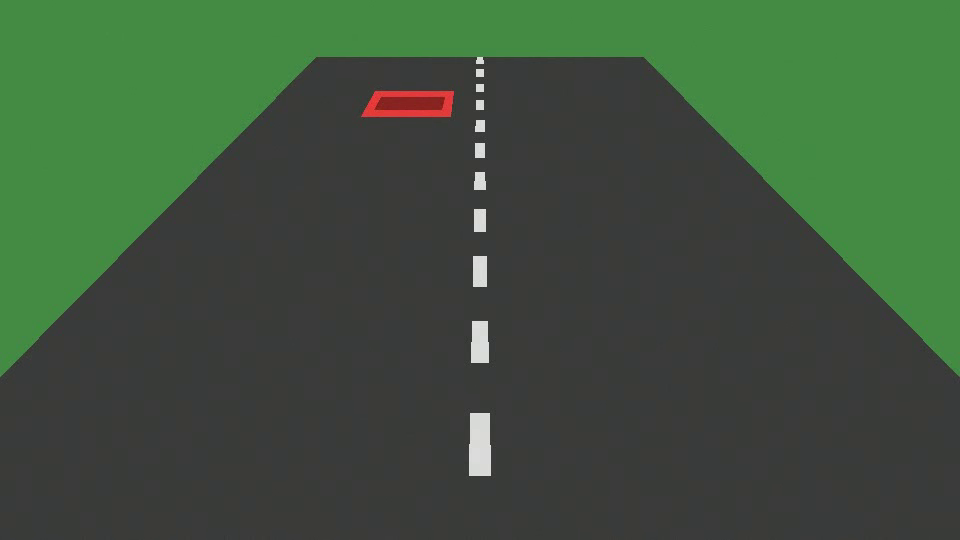
#> input picture frame 45 of sample_input/traffic.mp4, 960 x 540 px
$ python main.py --source sample_input/traffic.mp4 --calib calibration.json
#> lines starting #> are read from the running program, lines starting #| are printed output that depends on the picture; after the words box and inside, x2 and y2 are one past the last pixel; in counts of white or black regions, pixels touching at a corner belong together
### tracker.py
"""
tracker.py
----------
A simple centroid-based multi-object tracker (Topic e: Motion and Object Tracking).

Each detected vehicle is given a unique ID. On every frame we match the new
detections to the existing tracks by nearest-centroid distance. A track that
is not matched for `max_missing` frames is removed.
"""

from collections import deque
import math


class Track:
    """One tracked vehicle."""

    # [13 lines left out: function __init__, not called in this run]


class CentroidTracker:
    def __init__(self, max_distance=80, max_missing=10):
        """
        max_distance : max pixel distance between a track and a detection
                       for them to be considered the same vehicle.
        max_missing  : frames a track may go unmatched before it is deleted.
        """
        self.max_distance = max_distance
        self.max_missing = max_missing
        self.tracks = {}
        self._next_id = 1

    @staticmethod
    def _dist(a, b):
        return math.hypot(a[0] - b[0], a[1] - b[1])

    def update(self, detections, frame_idx):
        """
        detections : list of (centroid, bbox)
        Returns the dict of active tracks {id: Track}.
        """
        # Greedy nearest-neighbour matching (sorted by distance)
        pairs = []
        for tid, tr in self.tracks.items():
            for di, (c, _) in enumerate(detections):
                d = self._dist(tr.centroid, c)
                if d <= self.max_distance:
                    pairs.append((d, tid, di))
        pairs.sort()

        used_tracks, used_dets = set(), set()
        for d, tid, di in pairs:
            if tid in used_tracks or di in used_dets:
                continue
            c, bbox = detections[di]
            tr = self.tracks[tid]
            tr.centroid, tr.bbox = c, bbox
            tr.missing = 0
            tr.age += 1
            used_tracks.add(tid)
            used_dets.add(di)

        # Unmatched tracks -> mark missing, delete if too old
        for tid in list(self.tracks.keys()):
            if tid not in used_tracks:
                self.tracks[tid].missing += 1
                if self.tracks[tid].missing > self.max_missing:
                    del self.tracks[tid]

        # Unmatched detections -> new tracks
        for di, (c, bbox) in enumerate(detections):
            if di not in used_dets:
                self.tracks[self._next_id] = Track(self._next_id, c, bbox, frame_idx)
                self._next_id += 1

        return self.tracks

### speed_utils.py
"""
speed_utils.py
--------------
Helper functions for camera calibration and speed estimation.

Topic d (Image Analysis and Transformation):
    A perspective transform (homography) maps four points that the user clicks
    on the road (a rectangle of known real-world size) to a top-down "bird's-eye"
    plane measured in METERS. Distances measured on that plane are real distances,
    so speed = distance / time.
"""

import json
import cv2
import numpy as np

WINDOW = "Calibration - click 4 points"


def build_homography(image_pts, real_width_m, real_length_m):
    """
    image_pts : 4 points (x, y) clicked in the image, in this order:
                top-left, top-right, bottom-right, bottom-left
                of a road rectangle seen from the camera.
    real_width_m  : real width of that rectangle (left -> right) in meters.
    real_length_m : real length of that rectangle (top -> bottom) in meters.
    Returns a 3x3 matrix H that maps image pixels -> meters.
    """
    src = np.array(image_pts, dtype=np.float32)
    dst = np.array([[0, 0],
                    [real_width_m, 0],
                    [real_width_m, real_length_m],
                    [0, real_length_m]], dtype=np.float32)
    return cv2.getPerspectiveTransform(src, dst)


# [43 lines left out: functions to_world, calibrate_interactively, not called in this run]


def save_calibration(path, pts, width_m, length_m):
    with open(path, "w") as f:
        json.dump({"points": pts, "width_m": width_m, "length_m": length_m}, f, indent=2)


def load_calibration(path):
    with open(path) as f:
        d = json.load(f)
    return [tuple(p) for p in d["points"]], d["width_m"], d["length_m"]


# [15 lines left out: function estimate_speed_kmh, not called in this run]

### main.py
"""
main.py  -  Vehicle Speed Tracker (CSC 126 Computer Vision Midterm Project)
===========================================================================
Estimates the speed of vehicles from a live webcam feed (or a recorded video)
using classical OpenCV techniques only - no deep learning.

OpenCV topics from the laboratory used in this project:
    a. Image Operations ............ grayscale, Gaussian blur, resizing,
                                      morphological opening/closing/dilation
    b. Image Segmentation .......... MOG2 background subtraction + thresholding
                                      to separate moving vehicles from the road
    d. Image Analysis & Transform .. contour extraction, bounding boxes, area
                                      filtering, perspective transform (pixels
                                      -> meters on the road plane)
    e. Motion & Object Tracking .... centroid tracker with unique IDs and
                                      speed computed from motion over time

Usage examples
--------------
    python main.py --source 0                       # live webcam
    python main.py --source sample_input/traffic.mp4 --calib calibration.json
    python main.py --source 0 --width-m 7 --length-m 12 --limit 30

Keys while running:  Q / ESC = quit,  P = pause,  S = save screenshot,
                     C = recalibrate
"""

import argparse
import os
import time

import cv2
import numpy as np

from tracker import CentroidTracker
import speed_utils as su


# ----------------------------------------------------------------------------
# Command-line arguments
# ----------------------------------------------------------------------------
def parse_args():
    ap = argparse.ArgumentParser(description="Vehicle speed tracker (OpenCV)")
    ap.add_argument("--source", default="0",
                    help="0 for webcam, or a path to a video file")
    ap.add_argument("--calib", default="calibration.json",
                    help="calibration file (created if missing)")
    ap.add_argument("--width-m", type=float, default=6.0,
                    help="real width (m) of the calibration rectangle")
    ap.add_argument("--length-m", type=float, default=10.0,
                    help="real length (m) of the calibration rectangle")
    ap.add_argument("--limit", type=float, default=30.0,
                    help="campus speed limit in km/h (vehicles above it turn red)")
    ap.add_argument("--min-area", type=int, default=1200,
                    help="minimum contour area (pixels) to count as a vehicle")
    ap.add_argument("--width", type=int, default=960,
                    help="frames are resized to this width for processing")
    ap.add_argument("--save-video", default=None,
                    help="optional path to save the processed video (.mp4)")
    ap.add_argument("--shots-dir", default="screenshots",
                    help="folder for screenshots")
    ap.add_argument("--headless", action="store_true",
                    help="do not open windows (for testing); needs --calib file")
    ap.add_argument("--max-frames", type=int, default=0,
                    help="stop after N frames (0 = no limit)")
    ap.add_argument("--auto-shots", type=int, default=0,
                    help="in headless mode, save a screenshot every N frames")
    return ap.parse_args()


# ----------------------------------------------------------------------------
# Processing steps (each one is a small function so the pipeline is easy to read)
# ----------------------------------------------------------------------------
def preprocess(frame):
    """Topic a - Image Operations: grayscale + Gaussian blur to reduce noise."""
    gray = cv2.cvtColor(frame, cv2.COLOR_BGR2GRAY)
    return cv2.GaussianBlur(gray, (5, 5), 0)


def segment_motion(blurred, subtractor, kernel):
    """
    Topic b - Image Segmentation.
    MOG2 learns the static background; moving pixels become the foreground mask.
    Shadows are marked 127 by MOG2, so thresholding at 200 removes them.
    Morphology cleans the mask (Topic a again).
    """
    fg = subtractor.apply(blurred)
    _, mask = cv2.threshold(fg, 200, 255, cv2.THRESH_BINARY)
    mask = cv2.morphologyEx(mask, cv2.MORPH_OPEN, kernel, iterations=1)    # remove specks
    mask = cv2.morphologyEx(mask, cv2.MORPH_CLOSE, kernel, iterations=2)   # fill holes
    mask = cv2.dilate(mask, kernel, iterations=2)                          # merge parts
    return mask


def find_vehicles(mask, min_area, roi_poly):
    """
    Topic d - Image Analysis.
    Extract contours from the mask, drop small ones (noise, people, leaves) and
    keep only blobs whose centroid is inside the calibrated road region.
    Returns a list of (centroid, bbox).
    """
    contours, _ = cv2.findContours(mask, cv2.RETR_EXTERNAL, cv2.CHAIN_APPROX_SIMPLE)
    detections = []
    for cnt in contours:
        if cv2.contourArea(cnt) < min_area:
            continue
        x, y, w, h = cv2.boundingRect(cnt)
        cx, cy = x + w // 2, y + h // 2
        # keep only objects inside the road rectangle that was calibrated
        if cv2.pointPolygonTest(roi_poly, (float(cx), float(cy)), False) < 0:
            continue
        detections.append(((cx, cy), (x, y, w, h)))
    return detections


def draw_overlay(frame, tracks, roi_poly, mask, stats, limit):
    """Draw the road region, boxes, IDs, speeds, mask inset and stats panel."""
    out = frame.copy()
    cv2.polylines(out, [roi_poly], True, (255, 200, 0), 2)

    for tr in tracks.values():
        if tr.missing > 0:
            continue
        x, y, w, h = tr.bbox
        speeding = tr.speed_kmh is not None and tr.speed_kmh > limit
        color = (0, 0, 255) if speeding else (0, 220, 0)
        cv2.rectangle(out, (x, y), (x + w, y + h), color, 2)
        label = f"ID {tr.id}"
        if tr.speed_kmh is not None:
            label += f"  {tr.speed_kmh:4.1f} km/h"
        (tw, th), _ = cv2.getTextSize(label, cv2.FONT_HERSHEY_SIMPLEX, 0.55, 2)
        cv2.rectangle(out, (x, y - th - 8), (x + tw + 6, y), color, -1)
        cv2.putText(out, label, (x + 3, y - 5), cv2.FONT_HERSHEY_SIMPLEX,
                    0.55, (255, 255, 255), 2)

    # Foreground-mask inset (shows the segmentation result)
    ih, iw = 120, 160
    inset = cv2.resize(mask, (iw, ih))
    inset = cv2.cvtColor(inset, cv2.COLOR_GRAY2BGR)
    out[10:10 + ih, out.shape[1] - iw - 10: out.shape[1] - 10] = inset
    cv2.rectangle(out, (out.shape[1] - iw - 10, 10),
                  (out.shape[1] - 10, 10 + ih), (255, 255, 255), 1)
    cv2.putText(out, "Motion mask", (out.shape[1] - iw - 5, 10 + ih + 15),
                cv2.FONT_HERSHEY_SIMPLEX, 0.45, (255, 255, 255), 1)

    # Stats panel
    panel = [f"CSU Vehicle Speed Tracker",
             f"FPS: {stats['fps']:.1f}",
             f"Vehicles counted: {stats['count']}",
             f"Speeding (> {limit:.0f} km/h): {stats['speeding']}",
             f"Top speed: {stats['top']:.1f} km/h"]
    cv2.rectangle(out, (5, 5), (290, 10 + 22 * len(panel)), (0, 0, 0), -1)
    for i, line in enumerate(panel):
        cv2.putText(out, line, (12, 25 + 22 * i), cv2.FONT_HERSHEY_SIMPLEX,
                    0.55, (255, 255, 255), 1)
    return out


# ----------------------------------------------------------------------------
# Main loop
# ----------------------------------------------------------------------------
def main():
    args = parse_args()
    src = int(args.source) if args.source.isdigit() else args.source
    is_live = isinstance(src, int)

    cap = cv2.VideoCapture(src)
    if not cap.isOpened():
        raise SystemExit(f"Cannot open video source: {args.source}")

    video_fps = cap.get(cv2.CAP_PROP_FPS)
    if not video_fps or video_fps != video_fps or video_fps < 1:
        video_fps = 30.0   # webcams sometimes report 0

    ok, first = cap.read()
#> first is the input picture: shape (540, 960, 3); mean B, G, R 61.3, 84.1, 62.5
    if not ok:
        raise SystemExit("Could not read the first frame.")
    scale = args.width / first.shape[1]
#> scale = 1
    first = cv2.resize(first, (args.width, int(first.shape[0] * scale)))

    # ---- Calibration (pixels -> meters) ------------------------------------
    if os.path.exists(args.calib):
        pts, wm, lm = su.load_calibration(args.calib)
#> (reads calibration.json from the repository)
        print(f"Loaded calibration from {args.calib}  ({wm} m x {lm} m)")
    else:
        if args.headless:
            raise SystemExit("Headless mode needs an existing --calib file.")
        pts = su.calibrate_interactively(first)
        wm, lm = args.width_m, args.length_m
        su.save_calibration(args.calib, pts, wm, lm)
        print(f"Saved calibration to {args.calib}")
    H = su.build_homography(pts, wm, lm)
    roi_poly = np.array(pts, np.int32)

    # ---- Objects used every frame -----------------------------------------
    subtractor = cv2.createBackgroundSubtractorMOG2(history=300, varThreshold=40,
                                                    detectShadows=True)
    kernel = cv2.getStructuringElement(cv2.MORPH_ELLIPSE, (5, 5))
    tracker = CentroidTracker(max_distance=90, max_missing=8)
    os.makedirs(args.shots_dir, exist_ok=True)

    writer = None
    if args.save_video:
        fourcc = cv2.VideoWriter_fourcc(*"mp4v")
        writer = cv2.VideoWriter(args.save_video, fourcc, video_fps,
                                 (first.shape[1], first.shape[0]))

    stats = {"fps": 0.0, "count": 0, "speeding": 0, "top": 0.0}
    speeders = set()
    speed_log = {}             # track id -> list of speed readings (for the final report)
    frame_idx = 0
    paused = False
    t_prev = time.time()
    pending = first            # first frame is processed before reading more

    while True:
        t_loop_start = time.time()


        if not paused:
            if pending is not None:
                frame, pending = pending, None
            else:
                ok, frame = cap.read()
                if not ok:
                    break
                frame = cv2.resize(frame, (args.width, int(frame.shape[0] * scale)))
            frame_idx += 1

            # Timestamp: real clock for webcam, frame number / fps for video files
            # (so a video file gives correct speeds even if processing is slow).
            now = time.time()
            ts = now if is_live else frame_idx / video_fps

            # 1) Image operations  2) Segmentation  3) Contour analysis
            blurred = preprocess(frame)
#> in preprocess, `gray = cv2.cvtColor(frame, cv2.COLOR_BGR2GRAY)`:
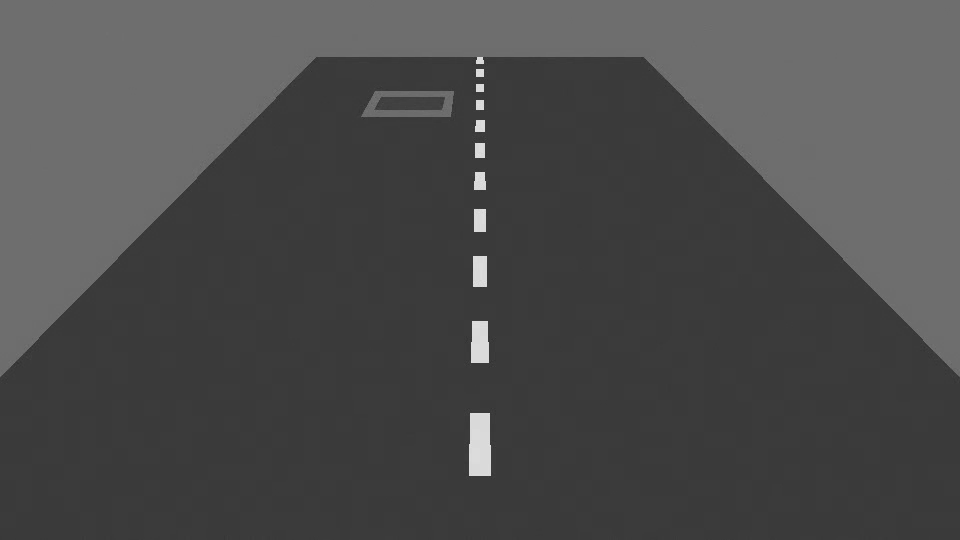
#> gray: shape (540, 960); min 47, max 227, mean 75.2
            mask = segment_motion(blurred, subtractor, kernel)
#> in segment_motion, `fg = subtractor.apply(blurred)`: fg: shape (540, 960); every value is 127
#> in segment_motion, `_, mask = cv2.threshold(fg, 200, 255, cv2.THRESH_BINARY)`: mask: shape (540, 960); every value is 0
            detections = find_vehicles(mask, args.min_area, roi_poly)
#> in find_vehicles, `contours, _ = cv2.findContours(mask, cv2.RETR_EXTERNAL, cv2.CHAIN_APPR..`: contours = []
#> detections = []

            # 4) Tracking + speed estimation
            tracks = tracker.update(detections, frame_idx)
#> after the loop in update, `for d, tid, di in pairs:`: used_dets = 0 items
#> after the loop in update, `for di, (c, bbox) in enumerate(detections):`: self._next_id = 1; self.tracks = 0 items
#> tracks = 0 items
            for tr in tracks.values():
                if tr.missing > 0:
                    continue
                wx, wy = su.to_world(H, tr.centroid)
                tr.world_history.append((ts, wx, wy))
                v = su.estimate_speed_kmh(tr.world_history)
                if v is not None:
                    tr.speeds_kmh.append(v)
                    tr.speed_kmh = float(np.median(tr.speeds_kmh))   # median = robust
                    tr.max_speed_kmh = max(tr.max_speed_kmh, tr.speed_kmh)
                    speed_log.setdefault(tr.id, []).append(tr.speed_kmh)
                    stats["top"] = max(stats["top"], tr.speed_kmh)
                    if tr.speed_kmh > args.limit:
                        speeders.add(tr.id)
                # count a vehicle once it has been tracked for a few frames
                if tr.age >= 8 and not tr.counted:
                    tr.counted = True
                    stats["count"] += 1
#> this loop made 0 passes
#> after the loop, speed_log = 0 items; speeders = 0 items; stats = {'fps': 0, 'count': 0, 'speeding': 0, 'top': 0}
            stats["speeding"] = len(speeders)
            stats["fps"] = 1.0 / max(now - t_prev, 1e-6)
            t_prev = now

            out = draw_overlay(frame, tracks, roi_poly, mask, stats, args.limit)
#> in draw_overlay, `inset = cv2.resize(mask, (iw, ih))`: inset: shape (120, 160); every value is 0
#> in draw_overlay, `inset = cv2.cvtColor(inset, cv2.COLOR_GRAY2BGR)`: inset: shape (120, 160, 3); every value is 0
#> in draw_overlay, `cv2.putText(out, "Motion mask", (out.shape[1] - iw - 5, 10 + ih + 15),..`: out: shape (540, 960, 3); mean B, G, R 61.5, 80.9, 59.6
#> in draw_overlay, `panel = [f"CSU Vehicle Speed Tracker", f"FPS: {stats['fps']:.1f}", f"V..`: panel = ['CSU Vehicle Speed Tracker', 'FPS: 348.3', 'Vehicles counted: 0', 'Speeding (> 30 km/h): 0', 'Top speed: 0.0 km/h']
#> in draw_overlay, `cv2.rectangle(out, (5, 5), (290, 10 + 22 * len(panel)), (0, 0, 0), -1)`:
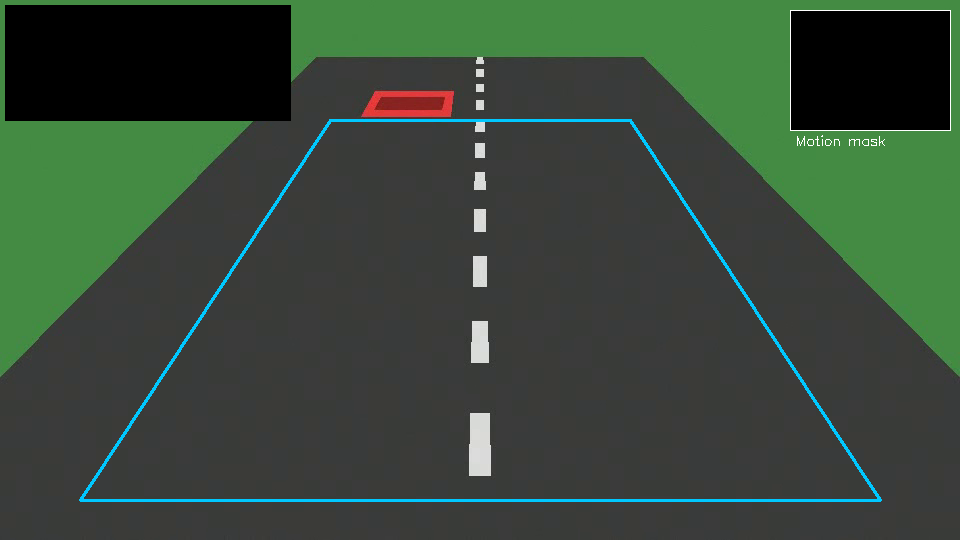
#> out: shape (540, 960, 3); mean B, G, R 57.2, 72.1, 55.3
#> the loop in draw_overlay, `for i, line in enumerate(panel):` made 5 passes
#> line on passes 1 to 5: 'CSU Vehicle Speed Tracker', 'FPS: 348.3', 'Vehicles counted: 0', 'Speeding (> 30 km/h): 0', 'Top speed: 0.0 km/h'
#> after the loop in draw_overlay, `for i, line in enumerate(panel):`:
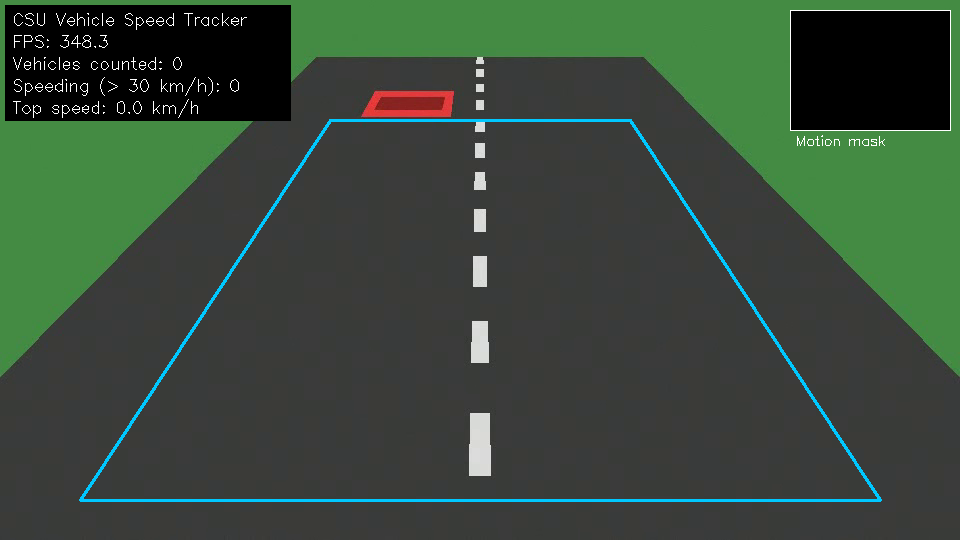
#> out: shape (540, 960, 3); 0.36% of pixels changed, all inside (x1, y1, x2, y2) = (13, 13, 247, 118)
            if writer:
                writer.write(out)
            if args.headless and args.auto_shots and frame_idx % args.auto_shots == 0:
                cv2.imwrite(os.path.join(args.shots_dir, f"frame_{frame_idx:04d}.png"), out)
            if args.max_frames and frame_idx >= args.max_frames:
                break

        if not args.headless:
            cv2.imshow("Vehicle Speed Tracker", out)
            key = cv2.waitKey(1) & 0xFF
#> (key Esc is pressed here)
            if is_live:
                delay = 1
            else:
                # wait long enough that the video plays at its real frame rate
                elapsed_ms = (time.time() - t_loop_start) * 1000
                delay = max(1, int(1000 / video_fps - elapsed_ms))
            key = cv2.waitKey(delay) & 0xFF
#> (key Esc is pressed here)

    cap.release()
    if writer:
        writer.release()
    cv2.destroyAllWindows()
    print(f"Done. Frames: {frame_idx}, vehicles counted: {stats['count']}, "
          f"speeding: {stats['speeding']}, top speed: {stats['top']:.1f} km/h")
    # Per-vehicle summary: median of all readings for each tracked vehicle
    for vid, vals in speed_log.items():
        if len(vals) >= 10:
            print(f"  Vehicle ID {vid}: median speed {np.median(vals):.1f} km/h "
                  f"({len(vals)} readings)")


if __name__ == "__main__":
    main()
